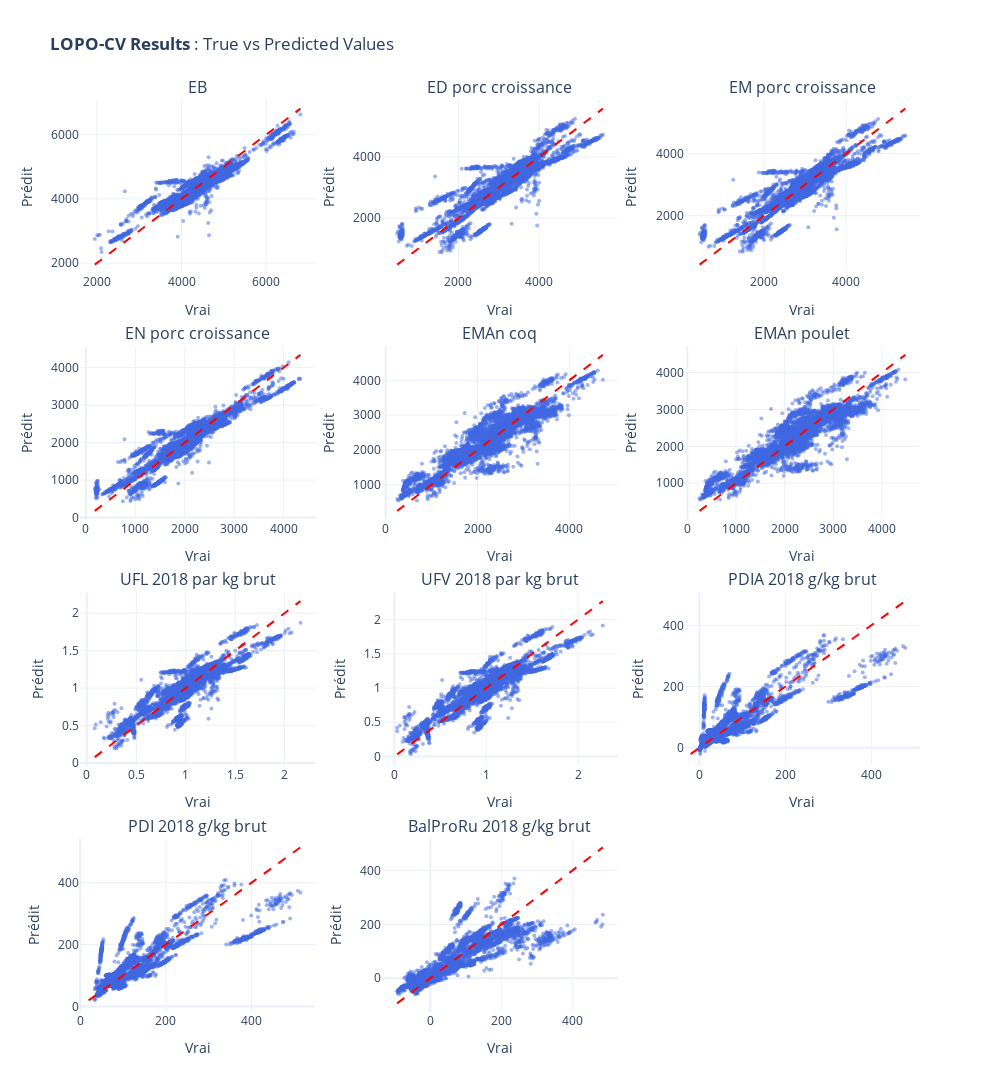

The notebook cell saved with this chart:
### Code cell
# True vs Pred per target
fig = sp.make_subplots(
    rows=4, cols=3,
    subplot_titles=[v.split(' (')[0] for v in vars_cibles],
    vertical_spacing=0.08,
    horizontal_spacing=0.08
)

for i, name in enumerate(vars_cibles):
    row = (i // 3) + 1
    col = (i % 3) + 1
    
    fig.add_trace(
        go.Scatter(
            x=y_true_all[:, i], y=y_pred_all[:, i],
            mode='markers',
            marker=dict(size=4, color='royalblue', opacity=0.5),
            showlegend=False
        ),
        row=row, col=col
    )
    
    # Diagonal line
    min_v = min(y_true_all[:, i].min(), y_pred_all[:, i].min())
    max_v = max(y_true_all[:, i].max(), y_pred_all[:, i].max())
    fig.add_trace(
        go.Scatter(
            x=[min_v, max_v], y=[min_v, max_v],
            mode='lines',
            line=dict(color='red', dash='dash'),
            showlegend=False
        ),
        row=row, col=col
    )
    
    fig.update_xaxes(title_text="Vrai", row=row, col=col)
    fig.update_yaxes(title_text="Prédit", row=row, col=col)

fig.update_layout(height=1200, width=1000, template='plotly_white',
                  title_text="<b>LOPO-CV Results</b> : True vs Predicted Values")
fig.show()

### Figure 1 — Plotly figure (JSON) as saved in the notebook; plotly's stock layout.template omitted (floating-point values rounded to 4 significant figures; data arrays with more than 128 entries replaced by an {"elided": "..."} marker saying what was removed)
{"data": [{"marker": {"color": "royalblue", "opacity": 0.5, "size": 4}, "mode": "markers", "showlegend": false, "type": "scatter", "x": {"elided": "6352 float values"}, "xaxis": "x", "y": {"elided": "6352 float values"}, "yaxis": "y"}, {"line": {"color": "red", "dash": "dash"}, "mode": "lines", "showlegend": false, "type": "scatter", "x": [1950, 6810], "xaxis": "x", "y": [1950, 6810], "yaxis": "y"}, {"marker": {"color": "royalblue", "opacity": 0.5, "size": 4}, "mode": "markers", "showlegend": false, "type": "scatter", "x": {"elided": "6352 float values"}, "xaxis": "x2", "y": {"elided": "6352 float values"}, "yaxis": "y2"}, {"line": {"color": "red", "dash": "dash"}, "mode": "lines", "showlegend": false, "type": "scatter", "x": [480, 5580], "xaxis": "x2", "y": [480, 5580], "yaxis": "y2"}, {"marker": {"color": "royalblue", "opacity": 0.5, "size": 4}, "mode": "markers", "showlegend": false, "type": "scatter", "x": {"elided": "6352 float values"}, "xaxis": "x3", "y": {"elided": "6352 float values"}, "yaxis": "y3"}, {"line": {"color": "red", "dash": "dash"}, "mode": "lines", "showlegend": false, "type": "scatter", "x": [430, 5440], "xaxis": "x3", "y": [430, 5440], "yaxis": "y3"}, {"marker": {"color": "royalblue", "opacity": 0.5, "size": 4}, "mode": "markers", "showlegend": false, "type": "scatter", "x": {"elided": "6352 float values"}, "xaxis": "x4", "y": {"elided": "6352 float values"}, "yaxis": "y4"}, {"line": {"color": "red", "dash": "dash"}, "mode": "lines", "showlegend": false, "type": "scatter", "x": [180, 4340], "xaxis": "x4", "y": [180, 4340], "yaxis": "y4"}, {"marker": {"color": "royalblue", "opacity": 0.5, "size": 4}, "mode": "markers", "showlegend": false, "type": "scatter", "x": {"elided": "6352 float values"}, "xaxis": "x5", "y": {"elided": "6352 float values"}, "yaxis": "y5"}, {"line": {"color": "red", "dash": "dash"}, "mode": "lines", "showlegend": false, "type": "scatter", "x": [250, 4730], "xaxis": "x5", "y": [250, 4730], "yaxis": "y5"}, {"marker": {"color": "royalblue", "opacity": 0.5, "size": 4}, "mode": "markers", "showlegend": false, "type": "scatter", "x": {"elided": "6352 float values"}, "xaxis": "x6", "y": {"elided": "6352 float values"}, "yaxis": "y6"}, {"line": {"color": "red", "dash": "dash"}, "mode": "lines", "showlegend": false, "type": "scatter", "x": [250, 4480], "xaxis": "x6", "y": [250, 4480], "yaxis": "y6"}, {"marker": {"color": "royalblue", "opacity": 0.5, "size": 4}, "mode": "markers", "showlegend": false, "type": "scatter", "x": {"elided": "6352 float values"}, "xaxis": "x7", "y": {"elided": "6352 float values"}, "yaxis": "y7"}, {"line": {"color": "red", "dash": "dash"}, "mode": "lines", "showlegend": false, "type": "scatter", "x": [0.08, 2.16], "xaxis": "x7", "y": [0.08, 2.16], "yaxis": "y7"}, {"marker": {"color": "royalblue", "opacity": 0.5, "size": 4}, "mode": "markers", "showlegend": false, "type": "scatter", "x": {"elided": "6352 float values"}, "xaxis": "x8", "y": {"elided": "6352 float values"}, "yaxis": "y8"}, {"line": {"color": "red", "dash": "dash"}, "mode": "lines", "showlegend": false, "type": "scatter", "x": [0.03, 2.27], "xaxis": "x8", "y": [0.03, 2.27], "yaxis": "y8"}, {"marker": {"color": "royalblue", "opacity": 0.5, "size": 4}, "mode": "markers", "showlegend": false, "type": "scatter", "x": {"elided": "6352 float values"}, "xaxis": "x9", "y": {"elided": "6352 float values"}, "yaxis": "y9"}, {"line": {"color": "red", "dash": "dash"}, "mode": "lines", "showlegend": false, "type": "scatter", "x": [-20.54, 479], "xaxis": "x9", "y": [-20.54, 479], "yaxis": "y9"}, {"marker": {"color": "royalblue", "opacity": 0.5, "size": 4}, "mode": "markers", "showlegend": false, "type": "scatter", "x": {"elided": "6352 float values"}, "xaxis": "x10", "y": {"elided": "6352 float values"}, "yaxis": "y10"}, {"line": {"color": "red", "dash": "dash"}, "mode": "lines", "showlegend": false, "type": "scatter", "x": [19.76, 514], "xaxis": "x10", "y": [19.76, 514], "yaxis": "y10"}, {"marker": {"color": "royalblue", "opacity": 0.5, "size": 4}, "mode": "markers", "showlegend": false, "type": "scatter", "x": {"elided": "6352 float values"}, "xaxis": "x11", "y": {"elided": "6352 float values"}, "yaxis": "y11"}, {"line": {"color": "red", "dash": "dash"}, "mode": "lines", "showlegend": false, "type": "scatter", "x": [-93, 486], "xaxis": "x11", "y": [-93, 486], "yaxis": "y11"}], "layout": {"annotations": [{"font": {"size": 16}, "showarrow": false, "text": "EB", "x": 0.14, "xanchor": "center", "xref": "paper", "y": 1, "yanchor": "bottom", "yref": "paper"}, {"font": {"size": 16}, "showarrow": false, "text": "ED porc croissance", "x": 0.5, "xanchor": "center", "xref": "paper", "y": 1, "yanchor": "bottom", "yref": "paper"}, {"font": {"size": 16}, "showarrow": false, "text": "EM porc croissance", "x": 0.86, "xanchor": "center", "xref": "paper", "y": 1, "yanchor": "bottom", "yref": "paper"}, {"font": {"size": 16}, "showarrow": false, "text": "EN porc croissance", "x": 0.14, "xanchor": "center", "xref": "paper", "y": 0.73, "yanchor": "bottom", "yref": "paper"}, {"font": {"size": 16}, "showarrow": false, "text": "EMAn coq", "x": 0.5, "xanchor": "center", "xref": "paper", "y": 0.73, "yanchor": "bottom", "yref": "paper"}, {"font": {"size": 16}, "showarrow": false, "text": "EMAn poulet", "x": 0.86, "xanchor": "center", "xref": "paper", "y": 0.73, "yanchor": "bottom", "yref": "paper"}, {"font": {"size": 16}, "showarrow": false, "text": "UFL 2018 par kg brut", "x": 0.14, "xanchor": "center", "xref": "paper", "y": 0.46, "yanchor": "bottom", "yref": "paper"}, {"font": {"size": 16}, "showarrow": false, "text": "UFV 2018 par kg brut", "x": 0.5, "xanchor": "center", "xref": "paper", "y": 0.46, "yanchor": "bottom", "yref": "paper"}, {"font": {"size": 16}, "showarrow": false, "text": "PDIA 2018 g/kg brut", "x": 0.86, "xanchor": "center", "xref": "paper", "y": 0.46, "yanchor": "bottom", "yref": "paper"}, {"font": {"size": 16}, "showarrow": false, "text": "PDI 2018 g/kg brut", "x": 0.14, "xanchor": "center", "xref": "paper", "y": 0.19, "yanchor": "bottom", "yref": "paper"}, {"font": {"size": 16}, "showarrow": false, "text": "BalProRu 2018 g/kg brut", "x": 0.5, "xanchor": "center", "xref": "paper", "y": 0.19, "yanchor": "bottom", "yref": "paper"}], "height": 1200, "title": {"text": "<b>LOPO-CV Results</b> : True vs Predicted Values"}, "width": 1000, "xaxis": {"anchor": "y", "domain": [0, 0.28], "title": {"text": "Vrai"}}, "xaxis10": {"anchor": "y10", "domain": [0, 0.28], "title": {"text": "Vrai"}}, "xaxis11": {"anchor": "y11", "domain": [0.36, 0.64], "title": {"text": "Vrai"}}, "xaxis12": {"anchor": "y12", "domain": [0.72, 1]}, "xaxis2": {"anchor": "y2", "domain": [0.36, 0.64], "title": {"text": "Vrai"}}, "xaxis3": {"anchor": "y3", "domain": [0.72, 1], "title": {"text": "Vrai"}}, "xaxis4": {"anchor": "y4", "domain": [0, 0.28], "title": {"text": "Vrai"}}, "xaxis5": {"anchor": "y5", "domain": [0.36, 0.64], "title": {"text": "Vrai"}}, "xaxis6": {"anchor": "y6", "domain": [0.72, 1], "title": {"text": "Vrai"}}, "xaxis7": {"anchor": "y7", "domain": [0, 0.28], "title": {"text": "Vrai"}}, "xaxis8": {"anchor": "y8", "domain": [0.36, 0.64], "title": {"text": "Vrai"}}, "xaxis9": {"anchor": "y9", "domain": [0.72, 1], "title": {"text": "Vrai"}}, "yaxis": {"anchor": "x", "domain": [0.81, 1], "title": {"text": "Prédit"}}, "yaxis10": {"anchor": "x10", "domain": [0, 0.19], "title": {"text": "Prédit"}}, "yaxis11": {"anchor": "x11", "domain": [0, 0.19], "title": {"text": "Prédit"}}, "yaxis12": {"anchor": "x12", "domain": [0, 0.19]}, "yaxis2": {"anchor": "x2", "domain": [0.81, 1], "title": {"text": "Prédit"}}, "yaxis3": {"anchor": "x3", "domain": [0.81, 1], "title": {"text": "Prédit"}}, "yaxis4": {"anchor": "x4", "domain": [0.54, 0.73], "title": {"text": "Prédit"}}, "yaxis5": {"anchor": "x5", "domain": [0.54, 0.73], "title": {"text": "Prédit"}}, "yaxis6": {"anchor": "x6", "domain": [0.54, 0.73], "title": {"text": "Prédit"}}, "yaxis7": {"anchor": "x7", "domain": [0.27, 0.46], "title": {"text": "Prédit"}}, "yaxis8": {"anchor": "x8", "domain": [0.27, 0.46], "title": {"text": "Prédit"}}, "yaxis9": {"anchor": "x9", "domain": [0.27, 0.46], "title": {"text": "Prédit"}}}}
